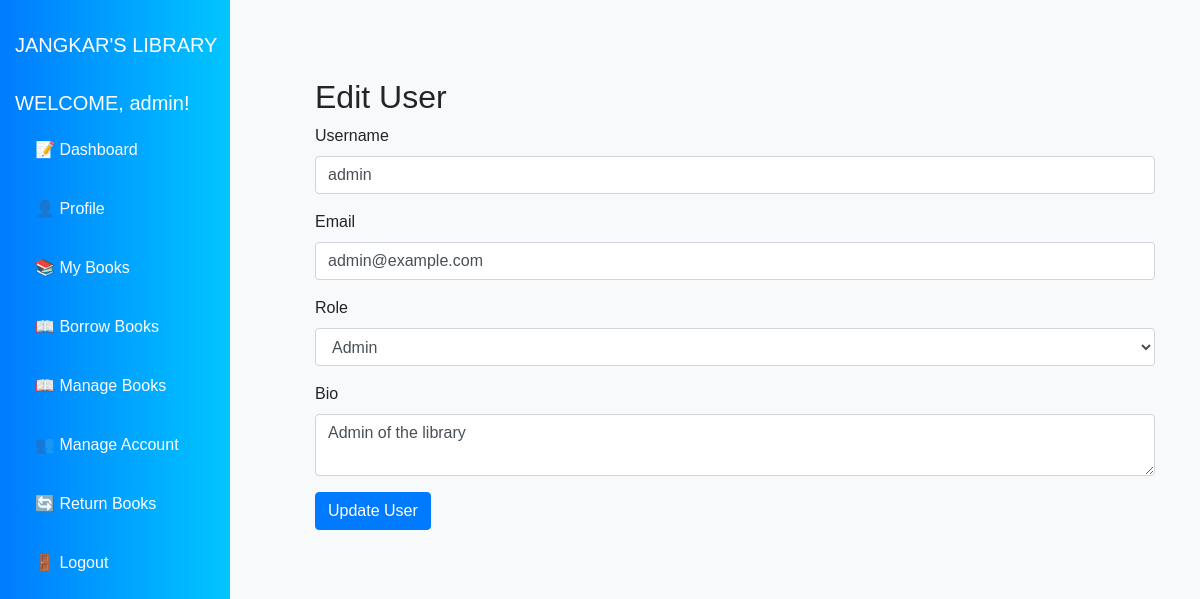
Screenshot of /IS203-3B-DizonJohnCarl/edit_user.php?id=3 (signed in) with the database file from the repository.
### tables this page shows
CREATE TABLE `users` (
  `id` int(11) NOT NULL,
  `username` varchar(50) NOT NULL,
  `password` varchar(255) NOT NULL,
  `role` enum('admin','user') DEFAULT 'user',
  `email` varchar(100) DEFAULT NULL,
  `profile_data` text,
  `created_at` timestamp NOT NULL DEFAULT CURRENT_TIMESTAMP
);

### IS203-3B-DizonJohnCarl/edit_user.php (the view, shortened to what this page needs)
<?php
include '/db.php';
include '/includes/header.php';
if (isset($_GET['id'])) {
    $user_id = $_GET['id'];
    $query = "SELECT username, email, role, profile_data FROM users WHERE id = ?";
    $stmt = $conn->prepare($query);
    $stmt->bind_param("i", $user_id);
    $stmt->execute();
    $result = $stmt->get_result();
    $user = $result->fetch_assoc();
    $profile_data = json_decode($user['profile_data'], true);
} else {
    echo "<div class='alert alert-danger'>No user ID provided!</div>";
    exit;
}
?>
<div class="container mt-5">
    <h2>Edit User</h2>
    <form method="post" action="edit_user.php?id=<?php echo $user_id; ?>">
        <div class="form-group">
            <label for="username">Username</label>
            <input type="text" class="form-control" name="username" value="<?php echo htmlspecialchars($user['username']); ?>" required>
        </div>
        <div class="form-group">
            <label for="email">Email</label>
            <input type="email" class="form-control" name="email" value="<?php echo htmlspecialchars($user['email']); ?>" required>
        </div>
        <div class="form-group">
            <label for="role">Role</label>
            <select class="form-control" name="role" required>
                <option value="admin" <?php echo $user['role'] === 'admin' ? 'selected' : ''; ?>>Admin</option>
            </select>
        </div>
        <div class="form-group">
            <label for="bio">Bio</label>
            <textarea class="form-control" name="bio"><?php echo htmlspecialchars($profile_data['bio']); ?></textarea>
        </div>
        <button type="submit" name="edit_user" class="btn btn-primary">Update User</button>
    </form>
</div>
<?php include '/includes/footer.php'; ?>

### IS203-3B-DizonJohnCarl/includes/header.php (style rules this page uses)
body { background-color: #f8f9fa; font-family: 'Arial', sans-serif; }

### rows the page displays
users: username "admin", email "admin@example.com", role "Admin", bio "Admin of the library"

### other values shown
$_SESSION['username'] "admin"
